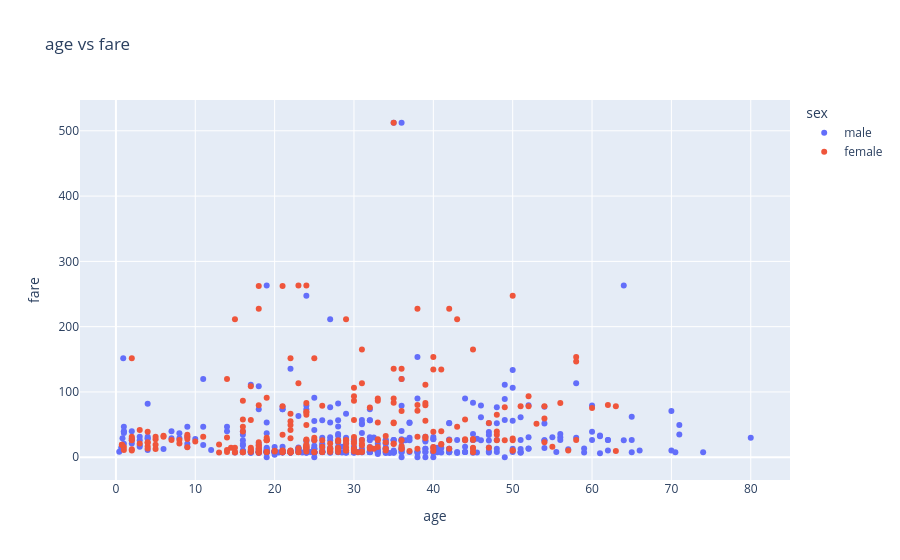

Notebook cell for this chart:
### Code cell
# scatter plot between two numeric variables
fig = px.scatter(df, x='age',y= 'fare' , color = 'sex' ,title='age vs fare')
fig.show()

### Figure 1 — Plotly figure (JSON) as saved in the notebook; plotly's stock layout.template omitted (floating-point values rounded to 4 significant figures; data arrays with more than 128 entries replaced by an {"elided": "..."} marker saying what was removed)
{"data": [{"hovertemplate": "sex=male<br>age=%{x}<br>fare=%{y}<extra></extra>", "legendgroup": "male", "marker": {"color": "#636efa", "symbol": "circle"}, "mode": "markers", "name": "male", "orientation": "v", "showlegend": true, "type": "scatter", "x": {"elided": "577 float values"}, "xaxis": "x", "y": {"elided": "577 float values"}, "yaxis": "y"}, {"hovertemplate": "sex=female<br>age=%{x}<br>fare=%{y}<extra></extra>", "legendgroup": "female", "marker": {"color": "#EF553B", "symbol": "circle"}, "mode": "markers", "name": "female", "orientation": "v", "showlegend": true, "type": "scatter", "x": {"elided": "314 float values"}, "xaxis": "x", "y": {"elided": "314 float values"}, "yaxis": "y"}], "layout": {"legend": {"title": {"text": "sex"}, "tracegroupgap": 0}, "title": {"text": "age vs fare"}, "xaxis": {"anchor": "y", "domain": [0, 1], "title": {"text": "age"}}, "yaxis": {"anchor": "x", "domain": [0, 1], "title": {"text": "fare"}}}}
